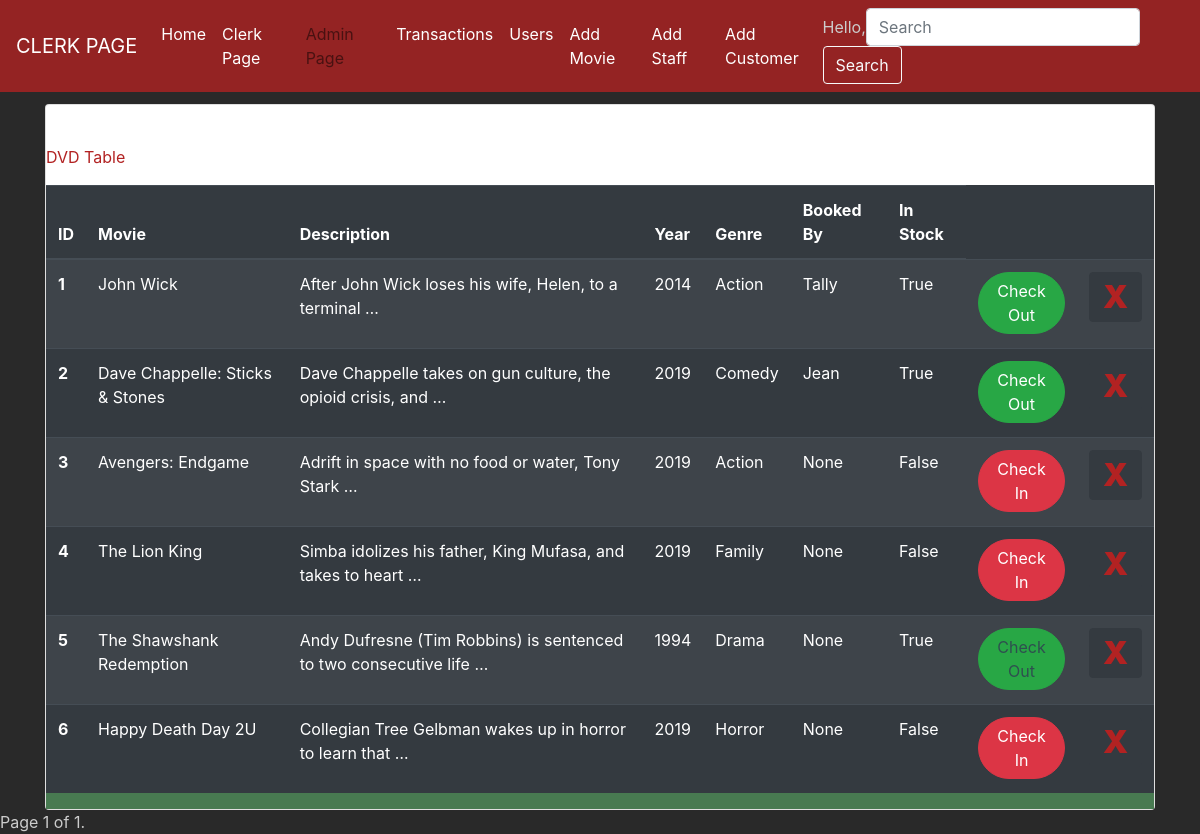
Page /clerk/?page=3 (signed in) on the earlier database version.
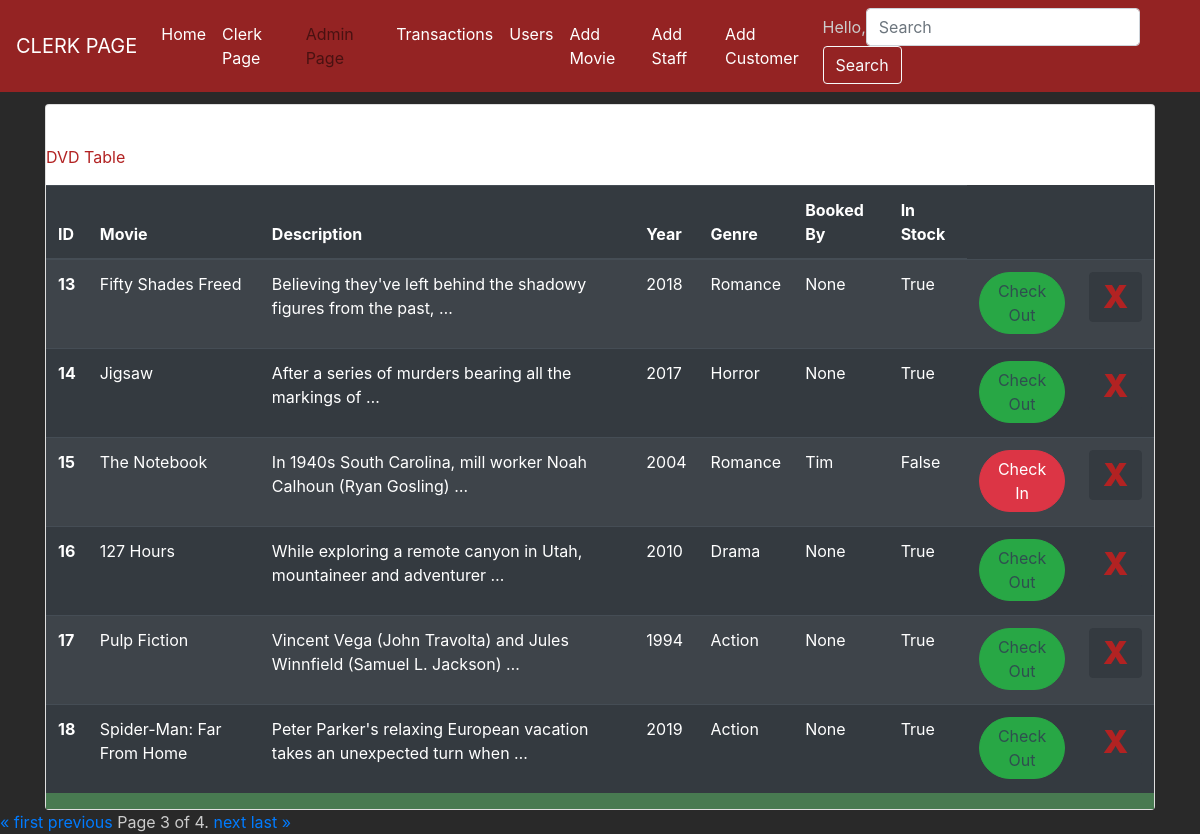
Same page on the later database version.
### webapp/models.py (models this page shows)
class DVD(models.Model):
    Title= models.CharField(max_length=50)
    year = models.CharField(max_length=255)
    genre = models.CharField(max_length=255)
    InStock= models.BooleanField(default=True)
    Synopsis= models.TextField()
    BookingPickup = models.CharField(max_length=255)
    NumOfTimesRented= models.IntegerField(default=0)
    ImageDVD= models.ImageField(upload_to='pics')
    PriceDVD = models.IntegerField(default=0)
    NumDaysBooked = models.IntegerField(default=0)

### webapp/views.py (the view)
# urls.py: path('clerk/', views.clerk, name='clerk'),
@login_required
def clerk(request):
    dvds = DVD.objects.all() #imports dvds from database
    trans = Transaction.objects.all() #imports dvds from database
    users = User.objects.all() #imports dvds from database
    customer = Customer.objects.all() #imports dvds from database
    query = request.GET.get("query")
    if query:
        dvds = DVD.objects.filter(Q(Title__icontains=query)) #Search Function according to name
    paginator = Paginator(dvds, 6) # Show 3 dvds per page
    page = request.GET.get('page')
    dvds = paginator.get_page(page)
    form=DocumentForm()
    context_dict = { 'dvds':dvds ,'form': form, 'trans':trans, 'users':users, 'customer':customer}
    return render(request, 'clerk.html',context_dict)

### webapp/form.py
class DocumentForm(forms.ModelForm):
    class Meta:
        model = DVD
        fields = ('Title','year','genre','InStock','Synopsis','BookingPickup' ,'NumOfTimesRented','ImageDVD')

### templates/clerk.html (shortened to what the changed rows need)
{%load static %}
<!DOCTYPE html>
<html lang="en">
<head>
    <link rel="stylesheet" href="https://stackpath.bootstrapcdn.com/bootstrap/4.3.1/css/bootstrap.min.css">
    <link rel="stylesheet" type="text/css" href="{% static 'clerkstye.css'%}">
</head>
<body>
<a></a><br>
    <div class="container">
        <div class="card" style="table-layout: fixed;">
                  <div class="table-body">
                          <table class="table table-striped table-dark">
                                  <thead>
                                    <tr>
                                      <th scope="col">ID</th>
                                      <th scope="col">Movie</th>
                                      <th scope="col">Description</th>
                                      <th scope="col">Year</th>
                                      <th scope="col">Genre</th>
                                      <th scope="col">Booked By</th>
                                      <th scope="col">In Stock</th>
                                    </tr>
                                  </thead>
                                  <tbody>
                                  {% for dvd in dvds %}
                                    <tr>
                                      <th scope="row">{{dvd.id}}</th>
                                      <td>{{dvd.Title}}</td>
                                      <td>{{dvd.Synopsis|safe|truncatewords:"10"|linebreaks}}</td>
                                      <td>{{dvd.year}}</td>
                                      <td>{{dvd.genre}}</td>
                                      <td>{{dvd.BookingPickup}}</td>
                                      <td>{{dvd.InStock}}</td>
                                      <td>
                                          {%if dvd.InStock %}
                                                {%if not dvd.BookingPickup == 'None' %}
                                                    <button type="button" class="btn btn-success badge-pill" data-toggle="modal" data-target="#checkout{{dvd.id}}" style="float: right">Check Out</button>
                                                {%else%}
                                                    <button type="button" class="btn btn-success badge-pill" style="pointer-events: none; color:darkslategray" data-toggle="modal" data-target="#checkout{{dvd.id}}" style="float: right">Check Out</button>
                                                {%endif%}
                                          {%else %}
                                            <form method="post" action="checkin">
                                              <button type="submit" class="btn btn-danger badge-pill" style="float: right">Check In</button>
                                            </form>
                                          {%endif%}
                                      </td>
                                      {% if user.is_superuser %}
                                      <td><form  method="post" action="deleteMovie">
                                        <button type="submit" class="btn btn-dark badge" style="color:firebrick; font-size:2rem"><strong>X</strong></button>
                                      </form>
                                      </td>
                                      {%endif%}
                                    </tr>
                                  {%endfor%}
                                  </tbody>
                                </table>
                  </div>
          </div>
        </div>
    <div class="pagination">
        <span class="step-links">
            {% if dvds.has_previous %}
                <a href="?page=1">&laquo; first</a>
                <a href="?page={{ dvds.previous_page_number }}">previous</a>
            {% endif %}
            <span class="current">
                Page {{ dvds.number }} of {{ dvds.paginator.num_pages }}.
            </span>
            {% if dvds.has_next %}
                <a href="?page={{ dvds.next_page_number }}">next</a>
                <a href="?page={{ dvds.paginator.num_pages }}">last &raquo;</a>
            {% endif %}
        </span>
    </div>
</body>
</html>

Differences in the rows shown:
no longer on this page (row edited): DVD: id "1", Title "John Wick", Synopsis "After John Wick loses his wife, Helen, to a terminal …", year "2014", genre "Action", BookingPickup "Tally", InStock "True"
no longer on this page (row edited): DVD: id "2", Title "Dave Chappelle: Sticks & Stones", Synopsis "Dave Chappelle takes on gun culture, the opioid crisis, and …", year "2019", genre "Comedy", BookingPickup "Jean", InStock "True"
no longer on this page (row edited): DVD: id "3", Title "Avengers: Endgame", Synopsis "Adrift in space with no food or water, Tony Stark …", year "2019", genre "Action", BookingPickup "None", InStock "False"
no longer on this page (row edited): DVD: id "4", Title "The Lion King", Synopsis "Simba idolizes his father, King Mufasa, and takes to heart …", year "2019", genre "Family", BookingPickup "None", InStock "False"
no longer on this page (row edited): DVD: id "5", Title "The Shawshank Redemption", Synopsis "Andy Dufresne (Tim Robbins) is sentenced to two consecutive life …", year "1994", genre "Drama", BookingPickup "None", InStock "True"
no longer on this page (row edited): DVD: id "6", Title "Happy Death Day 2U", Synopsis "Collegian Tree Gelbman wakes up in horror to learn that …", year "2019", genre "Horror", BookingPickup "None", InStock "False"
added DVD: id "13", Title "Fifty Shades Freed", Synopsis "Believing they've left behind the shadowy figures from the past, …", year "2018", genre "Romance", BookingPickup "None", InStock "True"
added DVD: id "14", Title "Jigsaw", Synopsis "After a series of murders bearing all the markings of …", year "2017", genre "Horror", BookingPickup "None", InStock "True"
added DVD: id "15", Title "The Notebook", Synopsis "In 1940s South Carolina, mill worker Noah Calhoun (Ryan Gosling) …", year "2004", genre "Romance", BookingPickup "Tim", InStock "False"
added DVD: id "16", Title "127 Hours", Synopsis "While exploring a remote canyon in Utah, mountaineer and adventurer …", year "2010", genre "Drama", BookingPickup "None", InStock "True"
added DVD: id "17", Title "Pulp Fiction", Synopsis "Vincent Vega (John Travolta) and Jules Winnfield (Samuel L. Jackson) …", year "1994", genre "Action", BookingPickup "None", InStock "True"
added DVD: id "18", Title "Spider-Man: Far From Home", Synopsis "Peter Parker's relaxing European vacation takes an unexpected turn when …", year "2019", genre "Action", BookingPickup "None", InStock "True"
Other differences:
{{ dvds.number }}: "1" → "3"
{{ dvds.paginator.num_pages }}: "1" → "4"
text now shown: "« first previous next last »"
